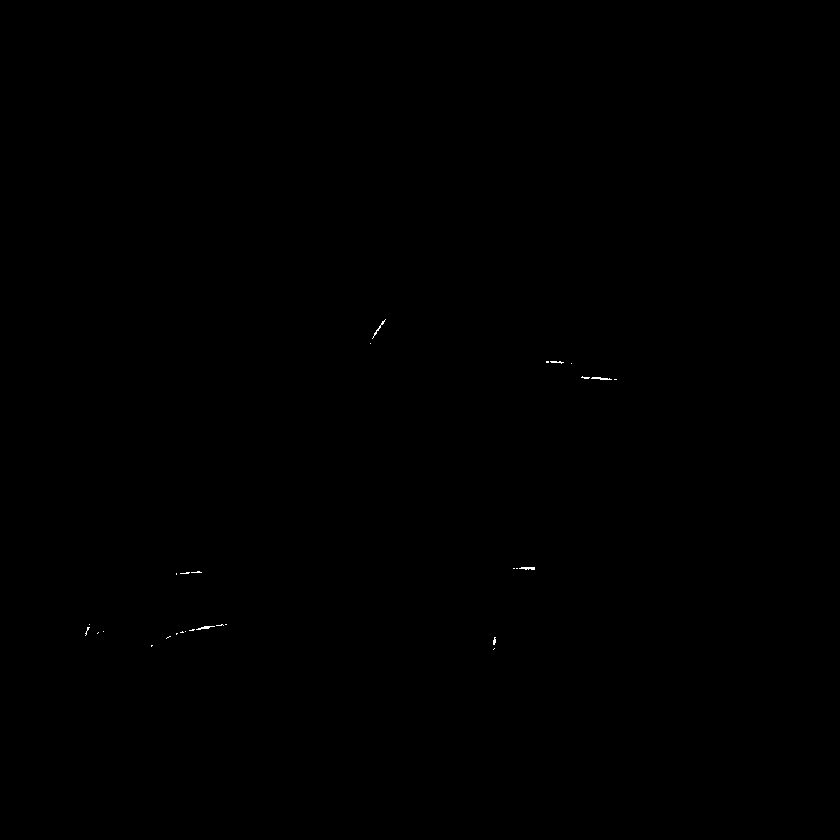
#> input picture Composite_z001_c001.tif, 840 x 840 px, shrunk from 1200 x 1200 before the run
$ python Microtubules_Detection_KP.py   (older library calls are emulated)
#> lines starting #> are read from the running program, lines starting #| are printed output that depends on the picture; after the words box and inside, x2 and y2 are one past the last pixel; in counts of white or black regions, pixels touching at a corner belong together
import os
os.environ['DISPLAY'] = ':1'
from scipy.spatial import distance as dist
from imutils import perspective
from imutils import contours
from PIL import Image
import numpy as np
import argparse
import imutils
import cv2
from cv2 import drawContours
import math
import random
from typing import List
import matplotlib.pyplot as plt
from copy import deepcopy
import pandas as pd


tiff_image = cv2.imread("Composite_z001_c001.tif", cv2.IMREAD_ANYCOLOR | cv2.IMREAD_ANYDEPTH)
#> tiff_image: shape (840, 840) uint16; min 80, max 438, mean 103.1
image = cv2.normalize(tiff_image, None, 0, 255, cv2.NORM_MINMAX, dtype=cv2.CV_8U)
#cv2.imshow("Image", image)

#gray= cv2.cvtColor(image,cv2.COLOR_BGR2GRAY)

# bilateral filter
bilateral = cv2.bilateralFilter(image,3,1,1)

# median filter
median = cv2.medianBlur(image,3)
#cv2.imshow("median", median)

# gauss filter to denoise
gauss = cv2.GaussianBlur(image, (3, 3), 0)

# edge detection
#median = np.uint8(median)
edged = cv2.Canny(median, 50, 120)
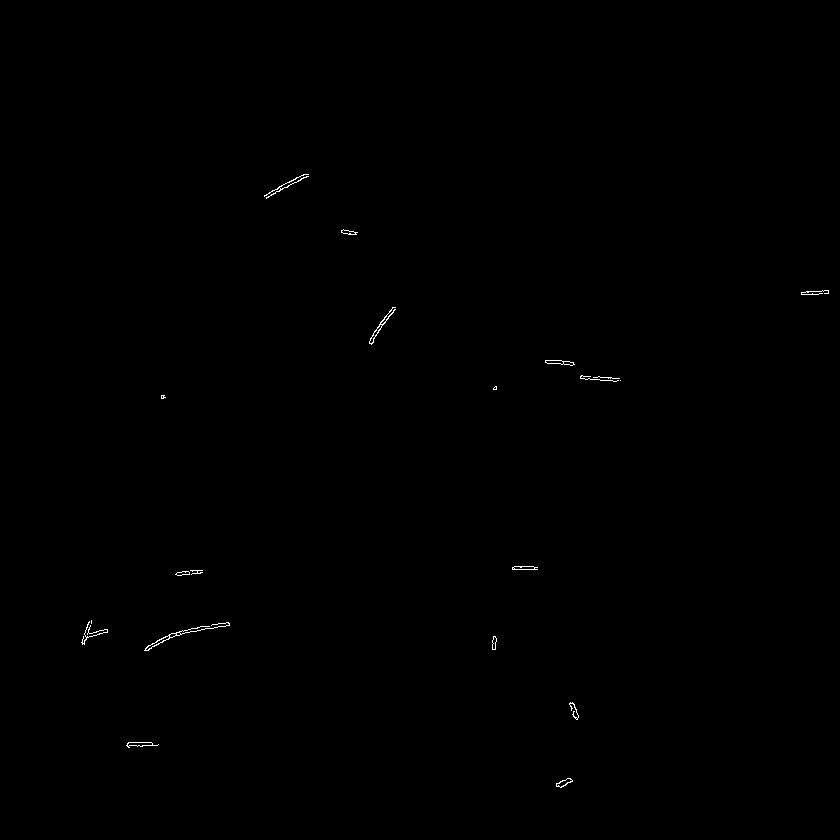
#> edged: shape (840, 840); 0.16% white in thin lines or dots, all inside (x1, y1, x2, y2) = (81, 174, 829, 788)
#cv2.imshow("edge", edged)

# fill up the gap within objects
edged = cv2.dilate(edged, None, iterations=1)
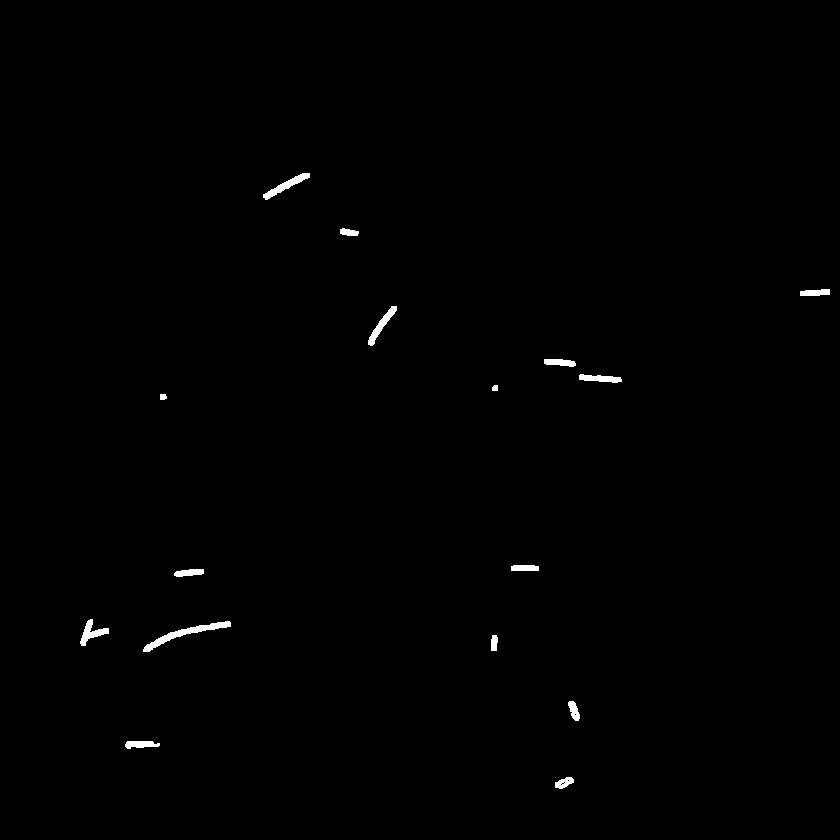
#> edged: shape (840, 840); 0.46% white; 16 white regions, largest, box (x1, y1, x2, y2) and area: (143, 621, 231, 652) 583, (263, 173, 310, 200) 348, (368, 306, 397, 346) 310
edged = cv2.erode(edged, None, iterations=1)
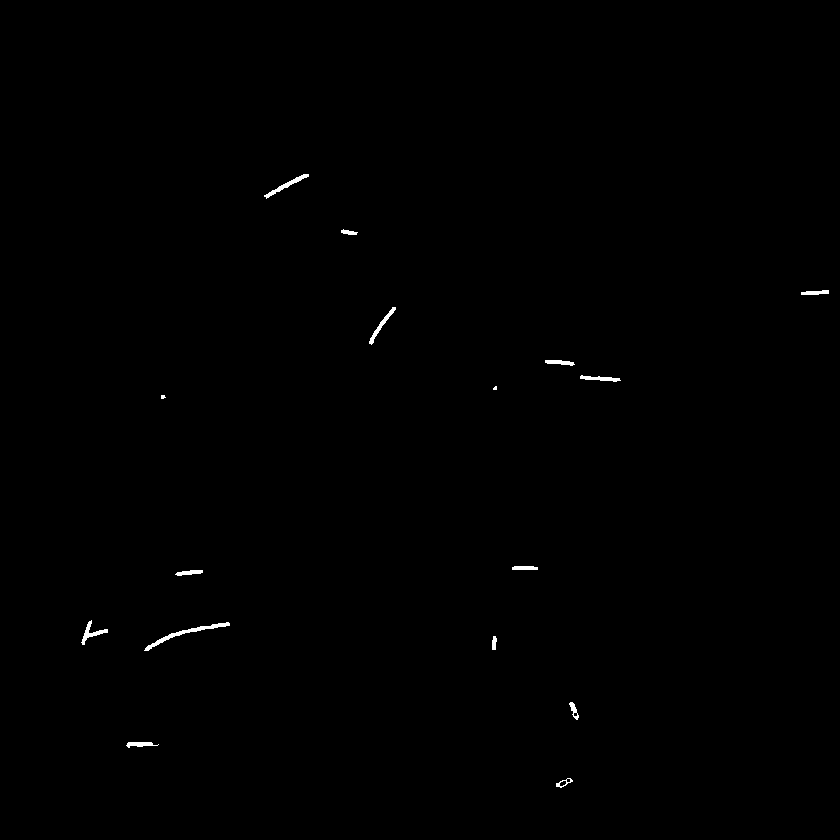
#> edged: shape (840, 840); 0.27% white; 16 white regions (2 under 20 px)

#cv2.imshow("edge_filled", edged)


# keypoints
sift = cv2.xfeatures2d.SIFT_create()

kp = sift.detect(gauss,None)
#> kp = 98 keypoints; strongest (x, y, size): (525, 568, 3.2), (533, 568, 3), (494, 642, 3.5), (199, 572, 3.2)

img=cv2.drawKeypoints(gauss,kp,outImage=None)

cv2.imshow('sift_keypoints.jpg',img)
cv2.imshow('Image',image)

cv2.waitKey(0)

# find objects
cnts = cv2.findContours(edged.copy(), cv2.RETR_EXTERNAL, cv2.CHAIN_APPROX_SIMPLE)
#> cnts = 16 contours, 2 with area under 20; largest, box (x1, y1, x2, y2) and area: (144, 622, 230, 651) 261, (264, 174, 309, 199) 156, (369, 307, 396, 345) 136, (81, 620, 108, 645) 133, (580, 375, 621, 382) 104
cnts = imutils.grab_contours(cnts)


def point_connect(pots: List[list]):
    l = len(pots)
    if l <= 1:
        return [], 0
    # points that already linked
    con = [pots[0]]
    # points that not linked
    not_con = pots[1:]
    # all the lines
    paths = []
    # total length
    length_total = 0

    for _ in range(l - 1):
        # caculate the distance between a and b
        # chose random 2 points
        a, b = con[0], not_con[0]
        length_ab = math.sqrt((a[0] - b[0]) ** 2 + (a[1] - b[1]) ** 2)
        for m in con:
            for n in not_con:
                lg = math.sqrt((m[0] - n[0]) ** 2 + (m[1] - n[1]) ** 2)
                # if there is shorter distance
                if lg < length_ab:
                    length_ab = lg
                    a, b = m, n


        paths.append([pots.index(a), pots.index(b)])
        con.append(b)
        not_con.remove(b)
        length_total += length_ab

    return paths, length_total


paths = []
total_length = []
key_point = []

for c in cnts:
        # if it's too samll, it might be noise, just ignore it
    if cv2.contourArea(c) < 30:
        continue

    for kp in c:
       key_point.append(kp)
#> this loop made 16 passes
#> after the loop, key_point = 418 items, first 6: [[567, 778]], [[565, 780]], [[562, 780]], [[561, 781]], [[560, 781]], [[558, 783]]

def flat(l):
    for k in l:
        if not isinstance(k, (list, tuple)):
            yield k
        else:
            yield from flat(k)

for i in key_point:
#> (the run stopped early here; a loop or call above may not have finished)

$ run again, with Composite_z001_c002.tif copied over Composite_z001_c001.tif
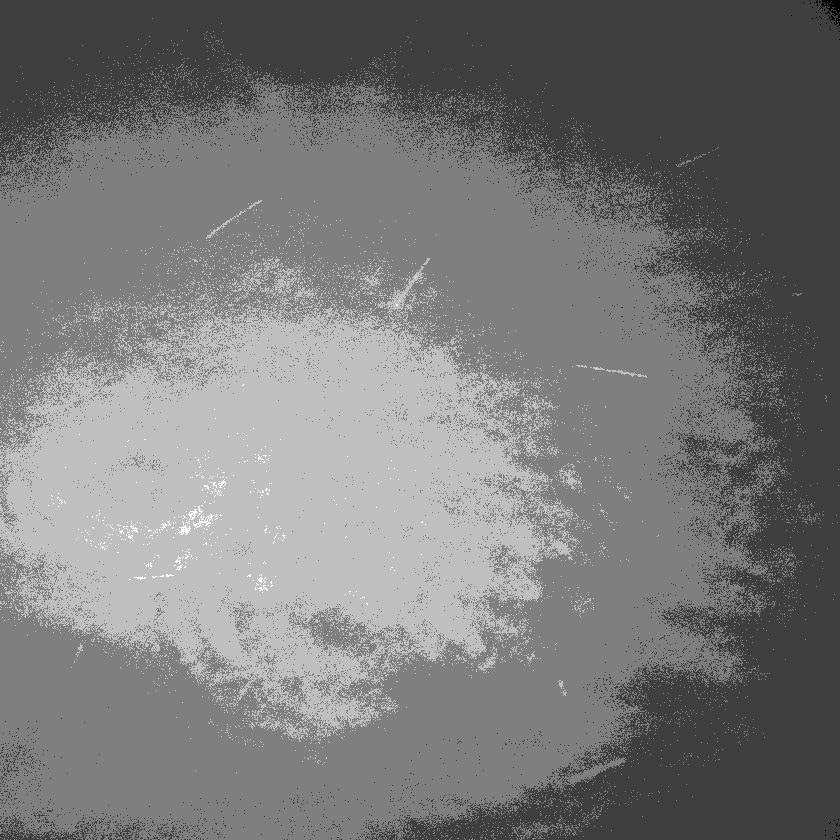
#> input picture Composite_z001_c002.tif, 840 x 840 px, shrunk from 1200 x 1200 before the run
#> tiff_image is the input picture: shape (840, 840) uint16; min 187, max 1236, mean 617.8
#> `image = cv2.normalize(tiff_image, None, 0, 255, cv2.NORM_MINMAX, dtype..`:
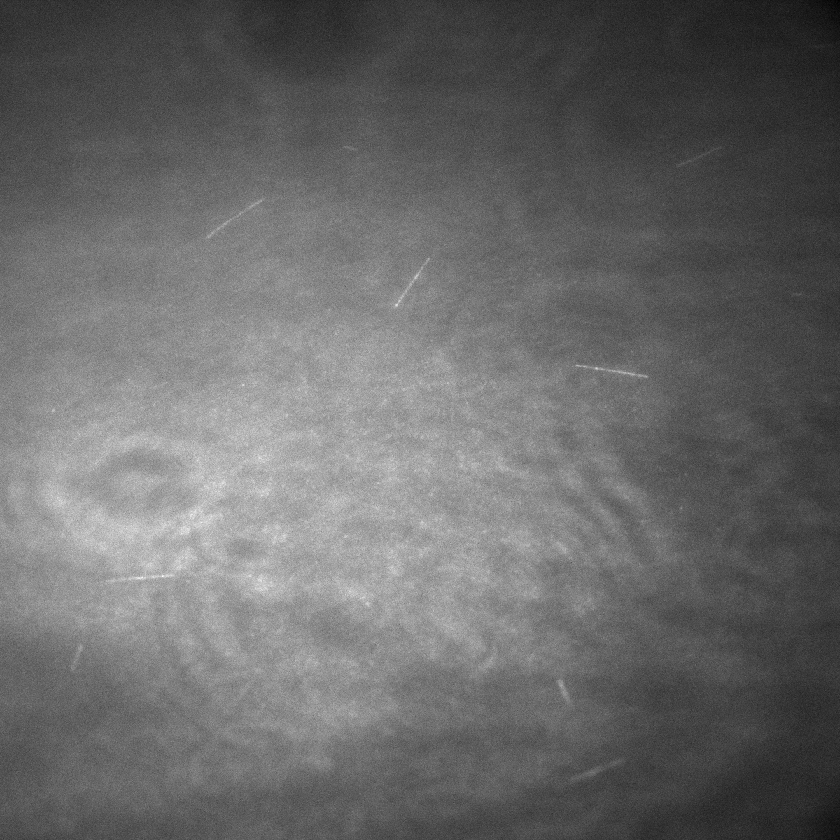
#> image: shape (840, 840); min 0, max 255, mean 104.7
#> `edged = cv2.erode(edged, None, iterations=1)`:
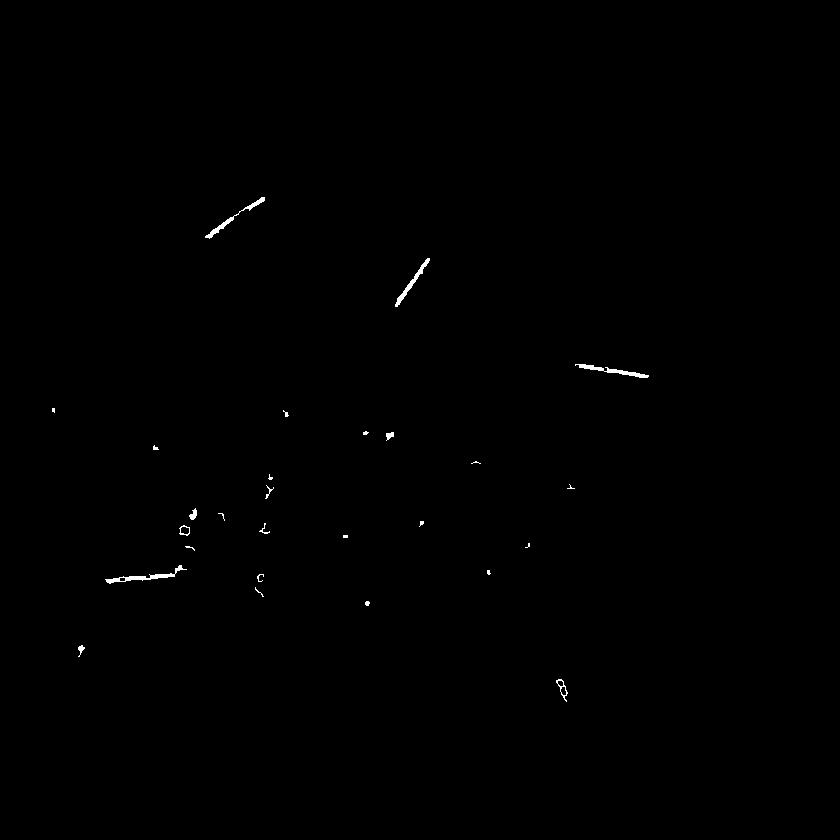
#> edged: shape (840, 840); 0.23% white; 27 white regions (14 under 20 px)
#> kp = 42 keypoints; strongest (x, y, size): (322, 452, 317.3), (396, 305, 2.2), (416, 277, 3.1), (163, 576, 2.1)
#> cnts = 27 contours, 18 with area under 20; largest, box (x1, y1, x2, y2) and area: (105, 565, 187, 584) 232, (575, 364, 649, 378) 196, (395, 258, 430, 307) 190, (205, 197, 265, 239) 184, (556, 679, 568, 702) 96
#> the loop `for c in cnts: # if it's too samll, it might be noise, just ignore it` made 27 passes
#> c on pass 10: [[343, 535], [343, 537], [347, 537], [347, 535]]
#> after the loop `for c in cnts:`: key_point = 347 items, first 6: [[558, 679]], [[557, 680]], [[556, 680]], [[556, 682]], [[558, 684]], [[558, 685]]
